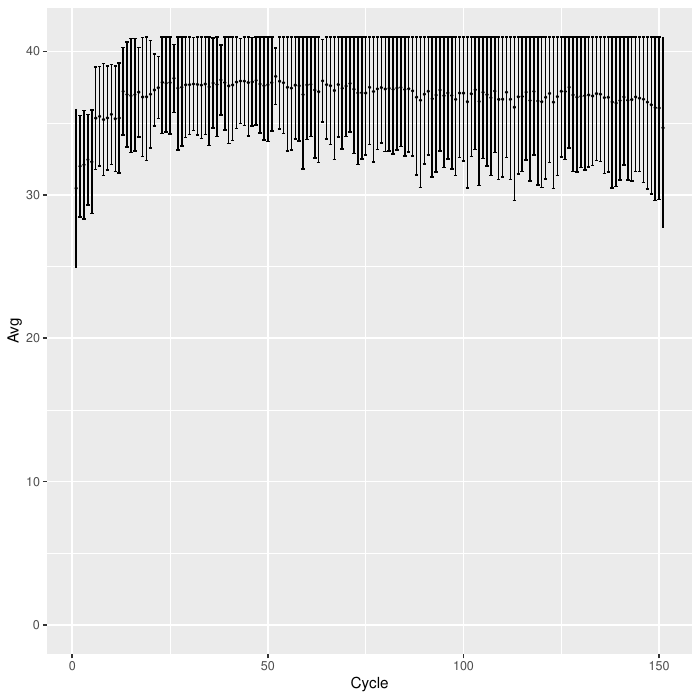

The script that saved this image:
#Script to create plot for fastq quality check.


library("ggplot2")
stats_file <- read.table("fastq_stats.txt", header=T)

pdf("fastqc_plot.pdf")
max_sd = stats_file$Avg + stats_file$Stdev
ymax_n = ifelse(max_sd <= 41, max_sd, 41)

ggplot(stats_file, aes(Cycle, Avg)) +
  geom_errorbar(aes(ymax = ymax_n , ymin = Avg - Stdev),
                position = "dodge") + geom_point(colour = "black", size = 0.5) + ylim(0,41) + xlim(1,151)


dev.off()
